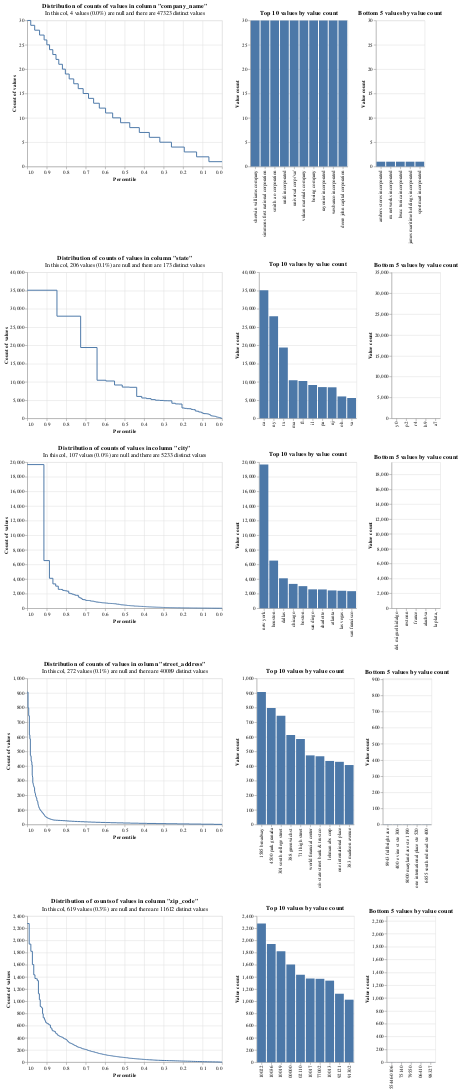

Notebook cell for this chart:
### Code cell
profile_columns(sec_match_df[match_cols], db_api=DuckDBAPI(), top_n=10, bottom_n=5)
